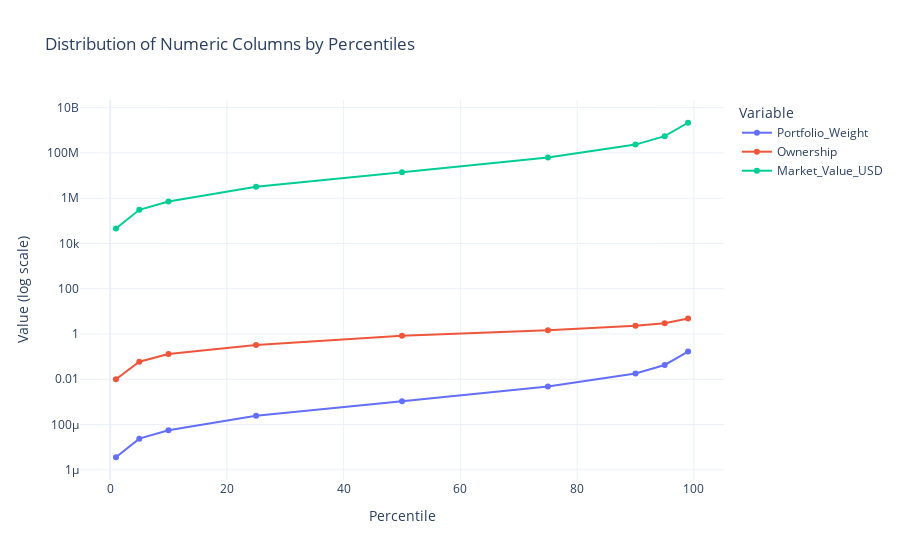

Notebook code for this chart:
### Code cell
import plotly.express as px

# Columnas y percentiles que ya calculaste
columns = ['Portfolio_Weight', 'Ownership', 'Market_Value_USD']
percentiles = [1, 5, 10, 25, 50, 75, 90, 95, 99]

# Dictionary to save percentile data
data = {col: [ml_df[col].quantile(p/100) for p in percentiles] for col in columns}

# Crear DataFrame de percentiles
percentiles_df = pd.DataFrame(data, index=[f'{p}%' for p in percentiles])

# Reset index para convertir los percentiles en columna y facilitar el plot
percentiles_plot_df = percentiles_df.reset_index().rename(columns={'index': 'Percentile'})

# Convertir la columna Percentile a int (quitando el %)
percentiles_plot_df['Percentile'] = percentiles_plot_df['Percentile'].str.rstrip('%').astype(int)

# Convertir de wide a long format para plotly
percentiles_long = percentiles_plot_df.melt(id_vars='Percentile', 
                                            value_vars=columns, 
                                            var_name='Variable', 
                                            value_name='Value')

# Graficar
fig = px.line(percentiles_long, x='Percentile', y='Value', color='Variable', 
              markers=True, title='Distribution of Numeric Columns by Percentiles')

fig.update_layout(yaxis_type='log',  # Log para ver mejor los valores muy pequeños
                  xaxis_title='Percentile',
                  yaxis_title='Value (log scale)',
                  template='plotly_white')

fig.show()

### Figure 1 — Plotly figure (JSON) as saved in the notebook; plotly's stock layout.template omitted (floating-point values rounded to 4 significant figures)
{"data": [{"hovertemplate": "Variable=Portfolio_Weight<br>Percentile=%{x}<br>Value=%{y}<extra></extra>", "legendgroup": "Portfolio_Weight", "line": {"color": "#636efa", "dash": "solid"}, "marker": {"symbol": "circle"}, "mode": "lines+markers", "name": "Portfolio_Weight", "orientation": "v", "showlegend": true, "type": "scatter", "x": [1, 5, 10, 25, 50, 75, 90, 95, 99], "xaxis": "x", "y": [3.592e-06, 2.388e-05, 5.542e-05, 0.0002474, 0.001075, 0.004829, 0.01815, 0.04289, 0.1674], "yaxis": "y"}, {"hovertemplate": "Variable=Ownership<br>Percentile=%{x}<br>Value=%{y}<extra></extra>", "legendgroup": "Ownership", "line": {"color": "#EF553B", "dash": "solid"}, "marker": {"symbol": "circle"}, "mode": "lines+markers", "name": "Ownership", "orientation": "v", "showlegend": true, "type": "scatter", "x": [1, 5, 10, 25, 50, 75, 90, 95, 99], "xaxis": "x", "y": [0.01, 0.06, 0.13, 0.33, 0.83, 1.45, 2.34, 2.96, 4.87], "yaxis": "y"}, {"hovertemplate": "Variable=Market_Value_USD<br>Percentile=%{x}<br>Value=%{y}<extra></extra>", "legendgroup": "Market_Value_USD", "line": {"color": "#00cc96", "dash": "solid"}, "marker": {"symbol": "circle"}, "mode": "lines+markers", "name": "Market_Value_USD", "orientation": "v", "showlegend": true, "type": "scatter", "x": [1, 5, 10, 25, 50, 75, 90, 95, 99], "xaxis": "x", "y": [46182, 307070, 712600.0, 3180567, 13823283, 62089400, 233300000.0, 551500000.0, 2152000000.0], "yaxis": "y"}], "layout": {"legend": {"title": {"text": "Variable"}, "tracegroupgap": 0}, "title": {"text": "Distribution of Numeric Columns by Percentiles"}, "xaxis": {"anchor": "y", "domain": [0, 1], "title": {"text": "Percentile"}}, "yaxis": {"anchor": "x", "domain": [0, 1], "title": {"text": "Value (log scale)"}, "type": "log"}}}
